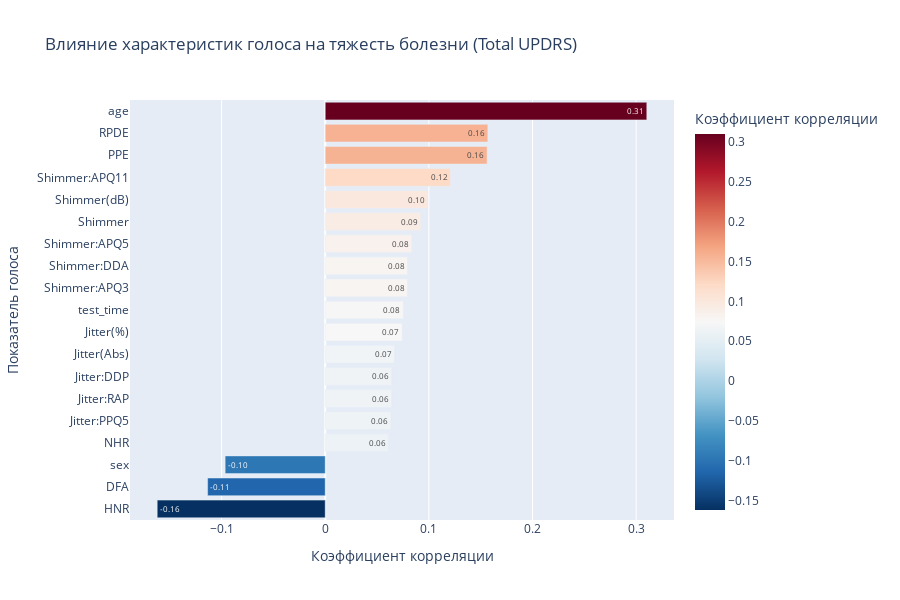

Notebook source saved alongside this figure:
### Code cell
correlations = df.corr()['total_UPDRS'].drop(['total_UPDRS', 'motor_UPDRS', 'subject#']).sort_values()

corr_df = pd.DataFrame({
    'Feature': correlations.index,
    'Correlation': correlations.values
})

fig_corr = px.bar(corr_df, 
                   x='Correlation', 
                   y='Feature', 
                   orientation='h',
                   title="Влияние характеристик голоса на тяжесть болезни (Total UPDRS)",
                   labels={'Correlation': 'Коэффициент корреляции', 'Feature': 'Показатель голоса'},
                   color='Correlation', 
                   color_continuous_scale='RdBu_r', # Красный - сильная связь, Синий - слабая
                   text_auto='.2f')

fig_corr.update_layout(yaxis={'categoryorder':'total ascending'}, height=600)
fig_corr.show()

### Figure 1 — Plotly figure (JSON) as saved in the notebook; plotly's stock layout.template omitted (floating-point values rounded to 4 significant figures)
{"data": [{"hovertemplate": "Коэффициент корреляции=%{marker.color}<br>Показатель голоса=%{y}<extra></extra>", "legendgroup": "", "marker": {"color": [-0.1621, -0.1135, -0.09656, 0.06095, 0.06335, 0.06402, 0.06403, 0.06693, 0.07425, 0.07526, 0.07936, 0.07936, 0.08347, 0.09214, 0.09879, 0.1208, 0.1562, 0.1569, 0.3103], "coloraxis": "coloraxis", "pattern": {"shape": ""}}, "name": "", "orientation": "h", "showlegend": false, "textposition": "auto", "texttemplate": "%{x:.2f}", "type": "bar", "x": [-0.1621, -0.1135, -0.09656, 0.06095, 0.06335, 0.06402, 0.06403, 0.06693, 0.07425, 0.07526, 0.07936, 0.07936, 0.08347, 0.09214, 0.09879, 0.1208, 0.1562, 0.1569, 0.3103], "xaxis": "x", "y": ["HNR", "DFA", "sex", "NHR", "Jitter:PPQ5", "Jitter:RAP", "Jitter:DDP", "Jitter(Abs)", "Jitter(%)", "test_time", "Shimmer:APQ3", "Shimmer:DDA", "Shimmer:APQ5", "Shimmer", "Shimmer(dB)", "Shimmer:APQ11", "PPE", "RPDE", "age"], "yaxis": "y"}], "layout": {"barmode": "relative", "coloraxis": {"colorbar": {"title": {"text": "Коэффициент корреляции"}}, "colorscale": [[0, "rgb(5,48,97)"], [0.1, "rgb(33,102,172)"], [0.2, "rgb(67,147,195)"], [0.3, "rgb(146,197,222)"], [0.4, "rgb(209,229,240)"], [0.5, "rgb(247,247,247)"], [0.6, "rgb(253,219,199)"], [0.7, "rgb(244,165,130)"], [0.8, "rgb(214,96,77)"], [0.9, "rgb(178,24,43)"], [1, "rgb(103,0,31)"]]}, "height": 600, "legend": {"tracegroupgap": 0}, "title": {"text": "Влияние характеристик голоса на тяжесть болезни (Total UPDRS)"}, "xaxis": {"anchor": "y", "domain": [0, 1], "title": {"text": "Коэффициент корреляции"}}, "yaxis": {"anchor": "x", "categoryorder": "total ascending", "domain": [0, 1], "title": {"text": "Показатель голоса"}}}}
